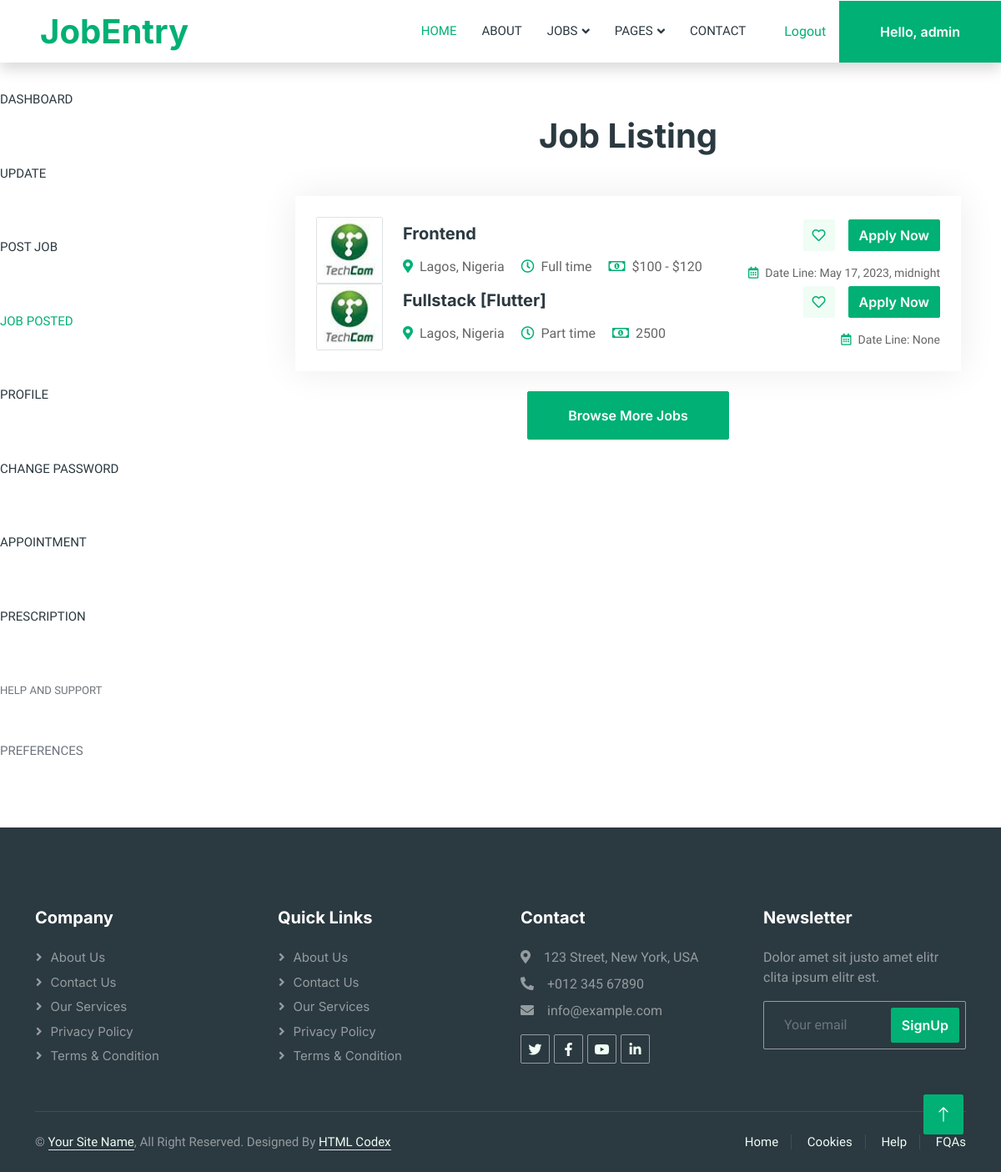
The page /listjob/ (signed in) on the database its author committed.
### jobapp/models.py (models this page shows, shortened)
class Job(models.Model):
    JOB_TYPE = (("1", "Full time"), ("2", "Part time"), ("3", "Internship"))
    employer =models.ForeignKey(Employer, on_delete=models.CASCADE, null=True, blank=True)
    title =models.CharField(max_length=200)
    type = models.CharField(choices=JOB_TYPE, max_length=10)
    description=models.TextField(blank=True,null=True)
    salaryrange=models.CharField(max_length=50,blank=True,null=True)
    salary=models.IntegerField(default=0, blank=True,null=True)
    Location=models.CharField(max_length=2000, blank=True,null=True)
    category =models.ForeignKey(Category,on_delete=models.CASCADE, null=True, blank=True)
    last_date = models.DateTimeField(null=True, blank=True)
    company_name = models.CharField(max_length=100)
    company_description = models.TextField()
    website = models.CharField(max_length=100, default="")
    created_at = models.DateTimeField(default=timezone.now)
    filled = models.BooleanField(default=False)

### employerprofile/views.py (the view)
# urls.py: path('listjob/',listjob,name='listjob'),
@login_required(login_url='loggin')
def listjob(request):
    list = G.job.filter(employer= request.user.employer)
    return render (request, 'job/listjob.html', {'list': list,})

### employerprofile/templates/job/listjob.html (shortened to what this page needs)
{% extends "main.html" %}
{% load static %}
{%block navbar%}
{% include 'home/navbar.html' %}
{% endblock %}
{% block content %}
<div class="container-flui">
    <div class="row justify-content-start">
        <div class="col-12 col-md-3">
            <nav class="navbar navbar-expand-sm navbar-light bg-transparent nav-edit">
                <div class="collapse navbar-collapse" id="navbarTogglerDemo01">
                    <ul class="navbar-nav mr-auto mt-2 mt-lg-0" style="display: inline-block;">
                        <a class="nav-link mb-3 link-edit" href="#">Dashboard </a>
                        <a class="nav-link mb-3 profdit" href="{% url 'employerprofile:proedit' %}">Update</a>
                        <a class="nav-link mb-3 link-edit" href="{% url 'employerprofile:create_job' %}">Post Job</a>
                        <a class="nav-link mb-3 link-edit active" href="#item-1">Job Posted</a>
                        <a class="nav-link profditt mb-3" href="{% url 'employerprofile:profile' %}"> Profile </a>
                        <a class="nav-link mb-3 profdit" href="#">Change Password</a>
                        <a class="nav-link mb-3 link-edit" href="#">Appointment</a>
                        <a class="nav-link mb-3 link-edit" href="#">Prescription</a>
                        <a class="nav-link text-muted link-editt" href="#"><small>Help And Support</small></a>
                        <a class="nav-link text-muted link-edite" href="#">Preferences</a>
                    </ul>
                </div>
            </nav>
        </div>
        <div class="col-12 col-md-9 profile-col">
            <div data-spy="scroll" data-target="#navbar-example3" data-offset="0">
                <p id="item-1">
                    <div class="container-xxl py-5">
                        <div class="container">
                            <h1 class="text-center mb-5 wow fadeInUp" data-wow-delay="0.1s">Job Listing</h1>
                            <div class="tab-class text-center wow fadeInUp" data-wow-delay="0.3s">
                                <div class="tab-content">
                                    <div id="tab-1" class="tab-pane fade show p-0 active">
                                        <div class="job-item p-4 mb-4">
                                            {% if list %}
                                                {% for i in list %}
                                                    <div class="row g-4">
                                                        <div class="col-sm-12 col-md-8 d-flex align-items-center">
                                                            <img class="flex-shrink-0 img-fluid border rounded" src="{% static '' %}img/com-logo-1.jpg" alt="" style="width: 80px; height: 80px;">
                                                            <div class="text-start ps-4">
                                                                <h5 class="mb-3">{{ i.title }}</h5>
                                                                <span class="text-truncate me-3"><i class="fa fa-map-marker-alt text-primary me-2"></i>{{ i.Location }}</span>
                                                                <span class="text-truncate me-3"><i class="far fa-clock text-primary me-2"></i>{{ i.get_type_display }}</span>
                                                                {% if i.salaryrange == Null %}
                                                                    <span class="text-truncate me-0"><i class="far fa-money-bill-alt text-primary me-2"></i>{{ i.salary }}</span>
                                                                {% else %}
                                                                    <span class="text-truncate me-0"><i class="far fa-money-bill-alt text-primary me-2"></i>{{ i.salaryrange }}</span>
                                                                {% endif %}
                                                            </div>
                                                        </div>
                                                        <div class="col-sm-12 col-md-4 d-flex flex-column align-items-start align-items-md-end justify-content-center">
                                                            <div class="d-flex mb-3">
                                                                <a class="btn btn-light btn-square me-3" href="#"><i class="far fa-heart text-primary"></i></a>
                                                                <a class="btn btn-primary" href="{% url 'jobapp:apply' i.pk %}">Apply Now</a>
                                                            </div>
                                                            <small class="text-truncate"><i class="far fa-calendar-alt text-primary me-2"></i>Date Line: {{ i.last_date }}</small>
                                                        </div>
                                                    </div>
                                                {% endfor %}
                                            {% endif %}
                                        </div>
                                        <a class="btn btn-primary py-3 px-5" href="">Browse More Jobs</a>
                                    </div>
                                </div>
                            </div>
                        </div>
                    </div>
                </p>
            </div>
        </div>
    </div>
</div>
{% endblock content %}

### jobapp/templates/home/navbar.html (shortened to what this page needs)
<nav class="navbar navbar-expand-lg bg-white navbar-light shadow sticky-top p-0">
  <a href="{% url 'jobapp:index' %}" class="navbar-brand d-flex align-items-center text-center py-0 px-4 px-lg-5">
      <h1 class="m-0 text-primary">JobEntry</h1>
  </a>
  <div class="collapse navbar-collapse" id="navbarCollapse">
      <div class="navbar-nav ms-auto p-4 p-lg-0">
          <a href="{% url 'jobapp:index' %}" class="nav-item nav-link active">Home</a>
          <a href="#" class="nav-item nav-link">About</a>
          <div class="nav-item dropdown">
              <a href="#" class="nav-link dropdown-toggle" data-bs-toggle="dropdown">Jobs</a>
          </div>
          <div class="nav-item dropdown">
              <a href="#" class="nav-link dropdown-toggle" data-bs-toggle="dropdown">Pages</a>
          </div>
          <a href="#" class="nav-item nav-link">Contact</a>
      </div>
      {% if request.user.is_authenticated %}
      <span ><a  class="user px-3" href ="{% url 'jobapp:logout' %}"> Logout</a></span>
      <span class="btn btn-primary rounded-0 py-4 px-lg-5 d-none d-lg-block">Hello, {{request.user}}</a>
      {% else %}
        <span ><a class="user px-3" href="{% url 'jobapp:login' %}">Login</a></span>
        <a href="{% url 'jobapp:register_employer' %}" class="btn btn-primary rounded-0 py-4 px-lg-5 d-none d-lg-block">Post A Job<i class="fa fa-arrow-right ms-3"></i></a>
      {% endif  %}
  </div>
</nav>

### jobapp/static/css/style.css (style rules this page uses)
:root { --primary: #00B074; --secondary: #2B9BFF; --light: #EFFDF5; --dark: #2B3940; }
.btn { font-family: 'Inter', sans-serif; font-weight: 600; transition: .5s; }
.btn.btn-primary, .btn.btn-secondary { color: #FFFFFF; }
.btn-square { width: 38px; height: 38px; }
.btn-square, .btn-sm-square, .btn-lg-square { padding: 0; display: flex; align-items: center; justify-content: center; font-weight: normal; border-radius: 2px; }
.navbar .dropdown-toggle::after { border: none; content: "\f107"; font-family: "Font Awesome 5 Free"; font-weight: 900; vertical-align: middle; margin-left: 5px; transition: .5s; }
.navbar-dark .navbar-nav .nav-link, .navbar-light .navbar-nav .nav-link { margin-right: 30px; padding: 25px 0; color: #FFFFFF; font-size: 15px; text-transform: uppercase; outline: none; }
.navbar-dark .navbar-nav .nav-link:hover, .navbar-dark .navbar-nav .nav-link.active, .navbar-light .navbar-nav .nav-link:hover, .navbar-light .navbar-nav .nav-link.active { color: var(--primary); }
.navbar-light .navbar-brand, .navbar-light a.btn { height: 75px; }
.navbar-light .navbar-nav .nav-link { color: var(--dark); font-weight: 500; }
.navbar-light.sticky-top { top: -100px; transition: .5s; }
.job-item { border: 1px solid transparent; border-radius: 2px; box-shadow: 0 0 45px rgba(0, 0, 0, .08); transition: .5s; }

### rows shown on the page
Job: title "Frontend", Location "Lagos, Nigeria", type "Full time", salaryrange "$100 - $120", last_date "May 17, 2023, midnight"
Job: title "Fullstack [Flutter]", Location "Lagos, Nigeria", type "Part time", salary "2500", last_date "None"

### other values the page prints
{{ request.user }} "admin"
